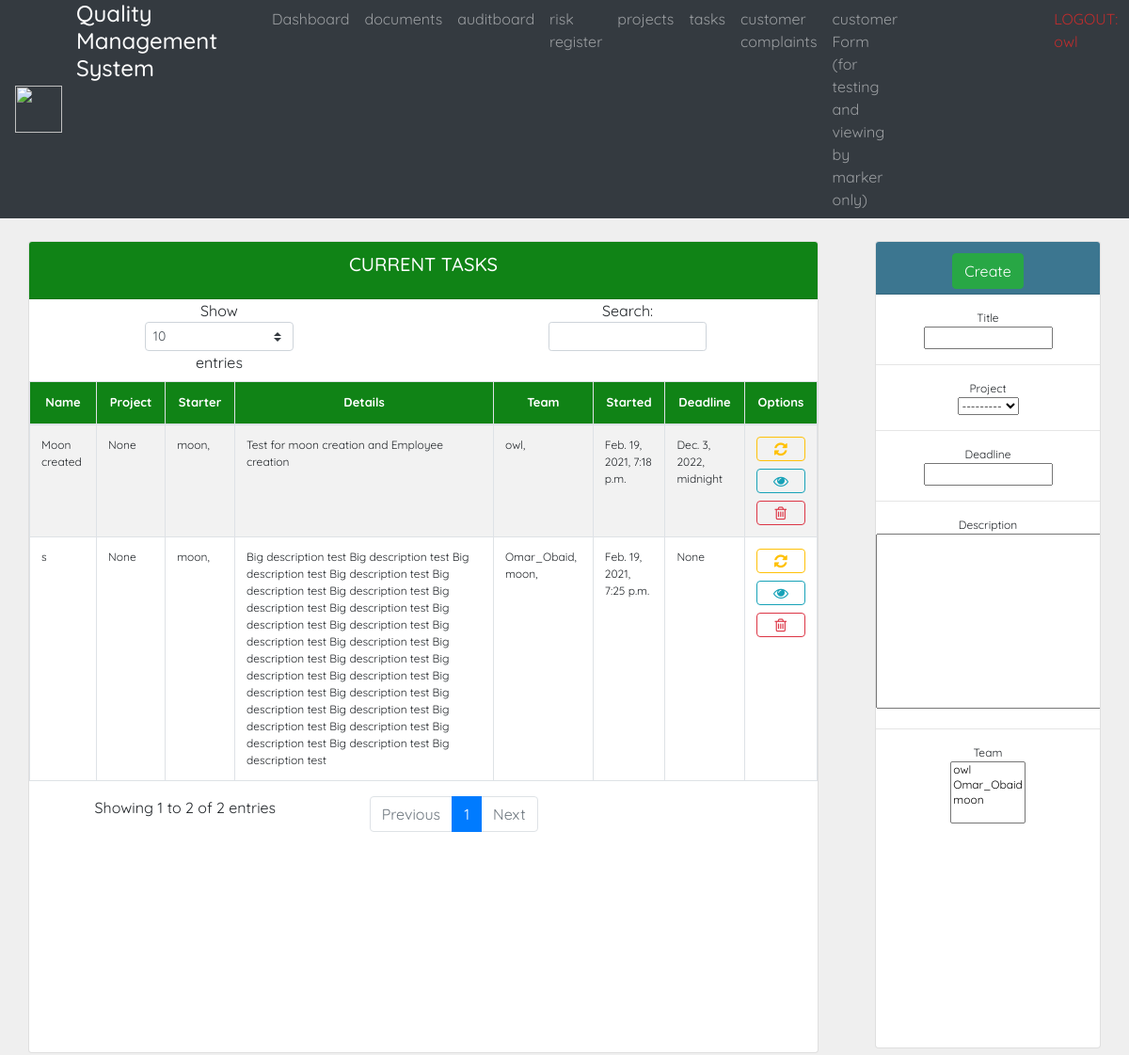
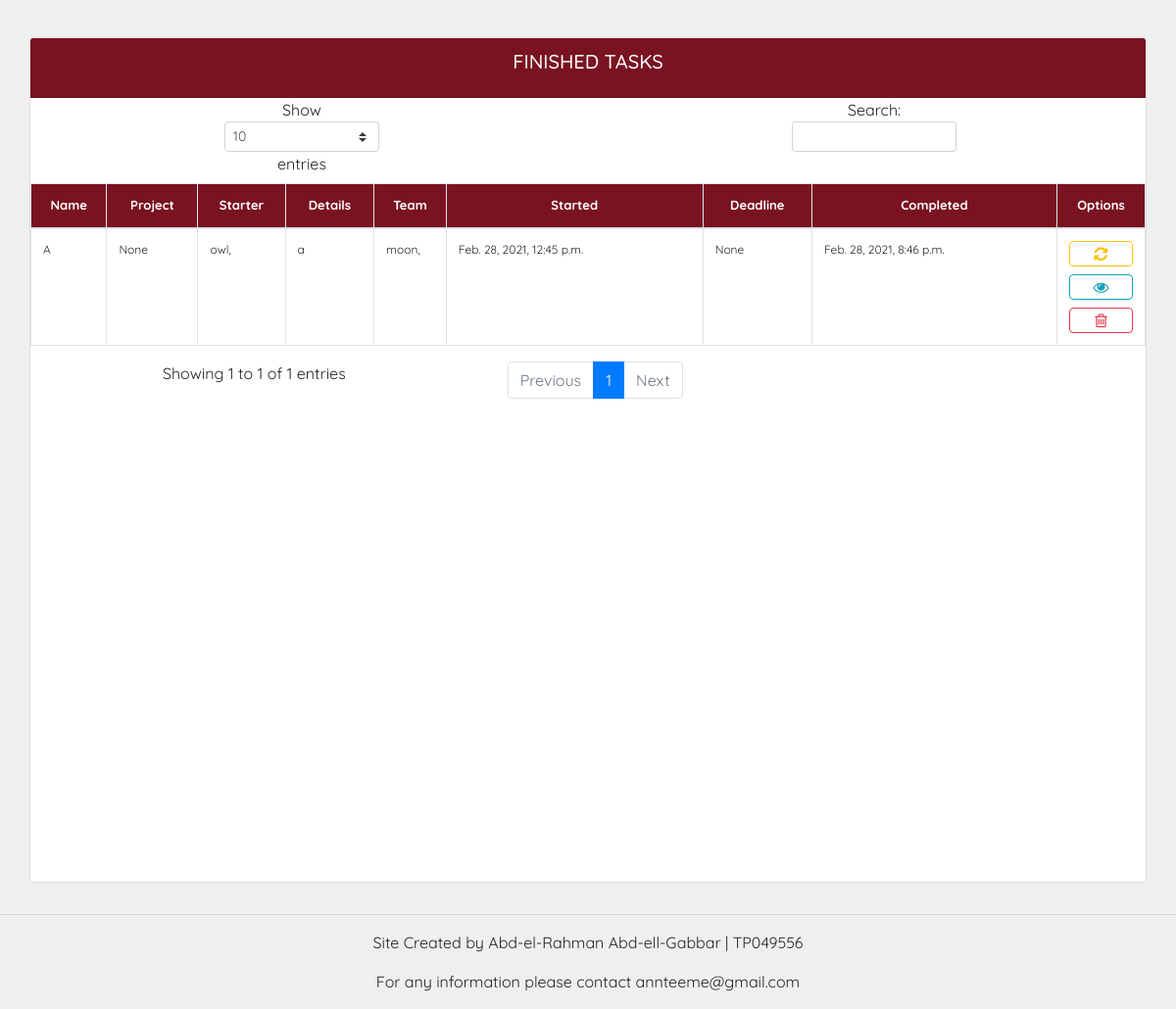
Screenshot of /taskcreate/ (signed in) with the database file from the repository (2 pictures, top to bottom).
### tasks/models.py (models this page shows, shortened)
class Task(models.Model):
    creator = models.ForeignKey(settings.AUTH_USER_MODEL, on_delete=models.NOT_PROVIDED)
    project = models.ForeignKey(PName.Project, null=True, blank=True, on_delete=models.SET_NULL)
    title = models.CharField(max_length=250, null=False)
    description = models.TextField(null=False)
    deadline = models.DateTimeField(null=True, blank=True)
    finished = models.BooleanField(default=False)
    team = models.ManyToManyField(User, related_name='tTeam')
    dateCreated = models.DateTimeField(auto_now_add=True)
    dateUpdated = models.DateTimeField(auto_now_add=True)
    dateFinished = models.DateTimeField(null=True, blank=True)

### tasks/views.py (the view, shortened to what this page needs)
# urls.py: path('taskcreate/', taskCreate, name= "taskCreate"),
@login_required(login_url='login')
def taskCreate(request):
   tasks = Task.objects.all()
   form = TaskCForm(initial={'creator':request.user})
   return render(request, 'task_create.html',{'form': form, 'tasks': tasks,})

### acc/forms.py
class TaskCForm(ModelForm):
    class Meta:
        model = Task
        fields = '__all__'
        exclude = ('creator',)

### projects/models.py (called while the page is built)
    def __str__ (self):
        return self.name

### tasks/templates/task_create.html (shortened to what this page needs)
{%  extends 'Base.html' %}
{% block content %}
<br>
<div class="row">
	<div class="col">
		<div class="col">
			<div class="card text-center mb-3">
			  	<div class="card-header"  id="table-title1">
			  		<h5 class="card-title">CURRENT TASKS</h5>
				</div>
				<div id="table-short">
					<table class="table table-striped table-bordered projects" style="width: 100%">
						<thead>
							<tr id="table-title1">
								<th>Name</th>
								<th>Project</th>
								<th>Starter</th>
								<th>Details</th>
								<th>Team</th>
								<th>Started</th>
								<th>Deadline</th>
								<th>Options</th>
							</tr>
						</thead>
						<tbody id="table-font" >
						{% for t in tasks %}
							{% if t.finished == False %}
								{% if request.user.is_staff %}
									<tr >
									<td>{{t.title}}</td>
									<td>{{t.project}}</td>
									<td>{{t.creator}}, </td>
									<td>{{t.description}}</td>
									<td>
									{% for team in t.team.all %}
										{{team}},
									{% endfor %}
									</td>
									<td>{{t.dateCreated}}</td>
									<td>{{t.deadline}}</td>
										<td class="container" style="width: 10px;"><a class="btn btn-outline-warning  btn-block fa fa-refresh fa-lg" aria-hidden="true" href="{% url 'taskUpdate' t.id %}"></a>
										<a class="btn btn-outline-info  btn-block fa fa-eye fa-lg" aria-hidden="true" href="{% url 'taskView' t.id %}"></a>
										<a class="btn btn-outline-danger  btn-block fa fa-trash-o fa-lg" aria-hidden="true" href="{% url 'taskDelete' t.id %}"></a></td>
									</tr>
								{% endif %}
							{% endif %}
						{% endfor %}
						</tbody>
					</table>
			  	</div>
			</div>
		</div>
	</div>
	<div class="col-3">
		<div class="col">
			<div class="card text-center mb-3" style="background-color: white">
			  	<div class="card-header" style="height: 3.5rem;" id='table-search-title'>
			  		<h5 class="card-title"><button form = "form2" class="btn btn-success" type="submit">Create</button></h5>
				</div>
				<div id="table-search">
					<table class="table table-responsive-lg">
						<form id="form2" action="" method="POST">
							<table>
								<br>{{form.title}}
								<hr>Project
								<br>{{form.project}}
								<hr>Deadline
								<br>{{form.deadline}}
								<hr>Description
								<br>{{form.description}}
								<hr>Team
								<br>{{form.team}}
							</table>
							</form>
					</table>
			  	</div>
			</div>
		</div>
	</div>
</div>
<br>
<div class="row">
	<div class="col">
		<div class="col">
			<div class="card text-center mb-3">
				<div class="card-header"  id="table-title2">
					<h5 class="card-title">FINISHED TASKS</h5>
				</div>
				<div id="table-short">
					<table class="table table-bordered projects">
						<thead>
							<tr id="table-title2">
								<th>Name</th>
								<th>Project</th>
								<th>Starter</th>
								<th>Details</th>
								<th>Team</th>
								<th>Started</th>
								<th>Deadline</th>
								<th>Completed</th>
								<th>Options</th>
							</tr>
						</thead>
						<tbody id="table-font" >
							{% for t in tasks %}
								{% if t.finished == True %}
									{% if request.user.is_staff %}
										<tr >
										<td>{{t.title}}</td>
										<td>{{t.project}}</td>
										<td>{{t.creator}}, </td>
										<td>{{t.description}}</td>
										<td>
										{% for team in t.team.all %}
											{{team}},
										{% endfor %}
										</td>
										<td>{{t.dateCreated}}</td>
										<td>{{t.deadline}}</td>
										<td>{{t.dateFinished}}</td>
											<td class="container" style="width: 10px;"><a class="btn btn-outline-warning  btn-block fa fa-refresh fa-lg" aria-hidden="true" href="{% url 'taskUpdate' t.id %}"></a>
											<a class="btn btn-outline-info  btn-block fa fa-eye fa-lg" aria-hidden="true" href="{% url 'taskView' t.id %}"></a>
											<a class="btn btn-outline-danger  btn-block fa fa-trash-o fa-lg" aria-hidden="true" href="{% url 'taskDelete' t.id %}"></a></td>
										</tr>
									{% endif %}
								{% endif %}
							{% endfor %}
						</tbody>
					</table>
				</div>
			</div>
		</div>
	</div>
</div>
{% endblock %}

### templates/navbar.html (shortened to what this page needs)
{% load static %}
<nav class="navbar navbar-expand-lg navbar-dark bg-dark sticky-top py-0">
    <img src="{% static 'images/logo.png' %}" width="50" height="50" alt="">
    <div class="container-fluid">
      <div class="collapse navbar-collapse" id="navbarNav">
        <ul class="navbar-nav">
          <li style="margin-right: 50px; color: white !important;" class="nav-item">
            <h4 aria-current="page">Quality Management System</a>
          </li>
          {% if request.user.is_staff or request.user.is_staff %}
          <li class="nav-item">
            <a class="nav-link" aria-current="page" href="{% url 'home' %}">Dashboard</a>
          </li>
          <li class="nav-item">
            <a class="nav-link" href="{% url 'docboard' %}">documents</a>
          </li>
          <li class="nav-item">
            <a class="nav-link" href="{% url 'auditboard' %}">auditboard</a>
          </li>
          <li class="nav-item">
            <a class="nav-link" href="{% url 'risk' %}">risk register</a>
          </li>
          {% endif %}
          <li class="nav-item">
            <a class="nav-link" href="{% url 'projectCreate' %}">projects</a>
          </li>
          <li class="nav-item">
            <a class="nav-link" href="{% url 'taskCreate' %}">tasks</a>
          </li>
          <li class="nav-item">
            <a class="nav-link" href="{% url 'customerComplaints' %}">customer complaints</a>
          </li>
          <li class="nav-item">
            <a class="nav-link" href="{% url 'cust_form' %}">customer Form (for testing and viewing by marker only)</a>
          </li>
          <li  class="nav-item">
            <a style="margin-left: 150px; color: rgb(189, 45, 45) !important;" class="nav-link" href="{% url 'logout'%}">LOGOUT: {{request.user}}</a>
          </li>
        </ul>
      </div>
    </div>
  </nav>

### static/css/main.css (style rules this page uses)
body { background-color: #efefef; }

### templates/Base.html (style rules this page uses)
body { font-family: 'Quicksand', sans-serif !important; }

### tasks/templates/task_create.html (style rules this page uses)
#table-title1 { background-color: #108316; color: white; font-size:13px; text-align: center; }
#table-title2 { background-color: #7a1321; color: white; font-size:13px; text-align: center; }
#table-search-title { background-color: #3c7690; color: white; }
#table-short { height: 800px; overflow-y: auto; }
#table-search { height: 800px; font-size:12px; overflow-y: auto; }
#table-font { font-size:12px; text-align: left; }

### rows the page displays
Task: title "Moon created", project "None", creator "moon", description "Test for moon creation and Employee creation", dateCreated "Feb. 19, 2021, 7:18 p.m.", deadline "Dec. 3, 2022, midnight"
Task: title "s", project "None", creator "moon", description "Big description test Big description test Big description test Big description test Big description test Big description test Big description test Big description test Big description test Big description test Big description test Big description test Big description test Big description test Big description test Big description test Big description test Big description test Big description test Big description test Big description test Big description test Big description test Big description test Big description test", dateCreated "Feb. 19, 2021, 7:25 p.m.", deadline "None"
Task: title "A", project "None", creator "owl", description "a", dateCreated "Feb. 28, 2021, 12:45 p.m.", deadline "None", dateFinished "Feb. 28, 2021, 8:46 p.m."

### other values shown
{{ request.user }} "owl"
{{ team }} "owl"
{{ team }} "Omar_Obaid"
{{ team }} "moon"
